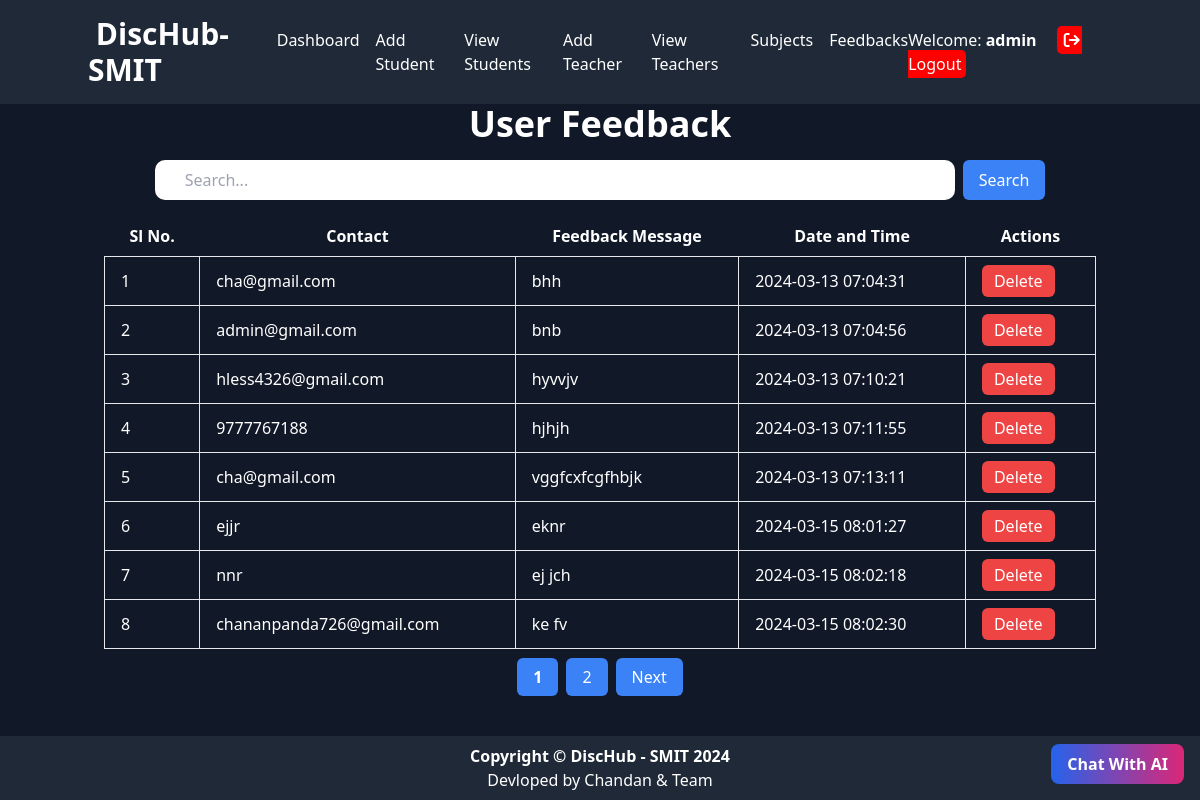
Page /admin/feedback.php (signed in) on the committed database.
### tables this page shows
CREATE TABLE `feedback` (
  `id` int(11) NOT NULL,
  `email` varchar(255) NOT NULL,
  `feedback_text` text NOT NULL,
  `created_at` timestamp NOT NULL DEFAULT current_timestamp()
);

### admin/feedback.php (the view, shortened to what this page needs)
<?php
include_once "./admin_header.php";
include_once "./admin_footer.php";
include_once __DIR__ . "/../config/config.php";
$recordsPerPage = 8;
$page = isset($_GET['page']) && is_numeric($_GET['page']) ? $_GET['page'] : 1;
$offset = ($page - 1) * $recordsPerPage;
$sql = "SELECT * FROM feedback LIMIT $offset, $recordsPerPage";
$result = mysqli_query($conn, $sql);
$totalRecordsQuery = "SELECT COUNT(*) as total FROM feedback";
$totalRecordsResult = mysqli_query($conn, $totalRecordsQuery);
$totalRecords = mysqli_fetch_assoc($totalRecordsResult)['total'];
$totalPages = ceil($totalRecords / $recordsPerPage);
?>
<?php
include_once "./bot.php";
?>
<!DOCTYPE html>
<html lang="en">
<head>
<link href="https://cdn.jsdelivr.net/npm/tailwindcss@2.2.19/dist/tailwind.min.css" rel="stylesheet">
<link href="https://cdnjs.cloudflare.com/ajax/libs/font-awesome/6.0.0-beta3/css/all.min.css" rel="stylesheet">
</head>
<body>
<div class="container mx-auto px-4">
    <h2 class="text-4xl font-bold mb-4 text-center mt-87">User Feedback</h2>
    <div class="flex justify-center mb-4">
        <input type="text" id="searchInput" placeholder="Search..." class="search">
        <button onclick="searchFeedback()" class="ml-2 bg-blue-500 text-white rounded-md py-2 px-4">Search</button>
    </div>
    <table class="table-auto w-full">
        <thead>
            <tr>
                <th class="px-4 py-2">Sl No.</th>
                <th class="px-4 py-2">Contact</th>
                <th class="px-4 py-2">Feedback Message</th>
                <th class="px-4 py-2">Date and Time</th>
                <th class="px-4 py-2">Actions</th>
            </tr>
        </thead>
        <tbody>
            <?php
            if (mysqli_num_rows($result) > 0) {
                $count = ($page - 1) * $recordsPerPage + 1;
                while ($row = mysqli_fetch_assoc($result)) {
                    ?>
                    <tr>
                        <td class="border px-4 py-2"><?php echo $count++; ?></td>
                        <td class="border px-4 py-2"><?php echo $row['email']; ?></td>
                        <td class="border px-4 py-2"><?php echo $row['feedback_text']; ?></td>
                        <td class="border px-4 py-2"><?php echo $row['created_at']; ?></td>
                        <td class="border px-4 py-2">
                            <form method="post" action="<?php echo $_SERVER['PHP_SELF'].'?page='.$page; ?>">
                               <button type="submit" name="delete_feedback" class="bg-red-500 text-white rounded-md py-1 px-3">Delete</button>
                            </form>
                        </td>
                    </tr>
                    <?php
                }
            } else {
                ?>
                <tr>
                    <td colspan="5" class="border px-4 py-2 text-center">No feedback available</td>
                </tr>
                <?php
            }
            ?>
        </tbody>
    </table>
    <div class="flex justify-center mt-4">
        <ul class="flex space-x-2">
            <?php if ($totalPages > 1): ?>
                <?php if ($page <= 3): ?>
                    <?php for ($i = 1; $i <= min(3, $totalPages); $i++): ?>
                        <li><a href="?page=<?php echo $i; ?>" class="bg-blue-500 text-white rounded-md py-2 px-4<?php echo $page === $i ? ' font-bold' : ''; ?>"><?php echo $i; ?></a></li>
                    <?php endfor; ?>
                <?php endif; ?>
            <?php endif; ?>
            <?php if ($page < $totalPages): ?>
                <li><a href="?page=<?php echo $page + 1; ?>" class="bg-blue-500 text-white rounded-md py-2 px-4">Next</a></li>
            <?php endif; ?>
        </ul>
    </div>
</div>
</body>
</html>

### admin/admin_header.php (style rules this page uses)
body { background: red; }

### admin/feedback.php (style rules this page uses)
.search { width: 800px; border-radius: 10px; padding: 5px 30px; }

### rows in the picture
feedback: email "cha@gmail.com", feedback_text "bhh", created_at "2024-03-13 07:04:31"
feedback: email "admin@gmail.com", feedback_text "bnb", created_at "2024-03-13 07:04:56"
feedback: email "hless4326@gmail.com", feedback_text "hyvvjv", created_at "2024-03-13 07:10:21"
feedback: email "9777767188", feedback_text "hjhjh", created_at "2024-03-13 07:11:55"
feedback: email "cha@gmail.com", feedback_text "vggfcxfcgfhbjk", created_at "2024-03-13 07:13:11"
feedback: email "ejjr", feedback_text "eknr", created_at "2024-03-15 08:01:27"
feedback: email "nnr", feedback_text "ej jch", created_at "2024-03-15 08:02:18"
feedback: email "chananpanda726@gmail.com", feedback_text "ke fv", created_at "2024-03-15 08:02:30"

### other values in the picture
Session::get('username') "admin"
